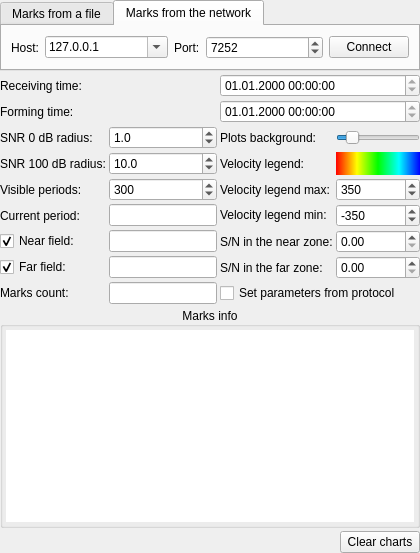
     <widget class="QWidget" name="widget" native="true">
      <layout class="QVBoxLayout" name="verticalLayout_9">
       <property name="spacing">
        <number>3</number>
       </property>
       <property name="leftMargin">
        <number>0</number>
       </property>
       <property name="topMargin">
        <number>0</number>
       </property>
       <property name="rightMargin">
        <number>0</number>
       </property>
       <property name="bottomMargin">
        <number>0</number>
       </property>
       <item>
        <widget class="QTabWidget" name="tabWidget">
         <property name="sizePolicy">
          <sizepolicy hsizetype="Expanding" vsizetype="Maximum">
           <horstretch>0</horstretch>
           <verstretch>0</verstretch>
          </sizepolicy>
         </property>
         <property name="currentIndex">
          <number>1</number>
         </property>
         <widget class="QWidget" name="tab_5">
          <attribute name="title">
           <string>Marks from a file</string>
          </attribute>
          <layout class="QGridLayout" name="gridLayout_2">
           <item row="0" column="0">
            <widget class="QLineEdit" name="fileNameLE"/>
           </item>
           <item row="0" column="1">
            <widget class="QPushButton" name="openPB">
             <property name="focusPolicy">
              <enum>Qt::NoFocus</enum>
             </property>
             <property name="text">
              <string>Open</string>
             </property>
            </widget>
           </item>
          </layout>
         </widget>
         <widget class="QWidget" name="tab_6">
          <attribute name="title">
           <string>Marks from the network</string>
          </attribute>
          <layout class="QHBoxLayout" name="horizontalLayout_7" stretch="0,0,0,2,0">
           <item>
            <widget class="QLabel" name="label_4">
             <property name="sizePolicy">
              <sizepolicy hsizetype="Maximum" vsizetype="Minimum">
               <horstretch>0</horstretch>
               <verstretch>0</verstretch>
              </sizepolicy>
             </property>
             <property name="text">
              <string>Host:</string>
             </property>
            </widget>
           </item>
           <item>
            <widget class="QComboBox" name="hostsList">
             <property name="sizePolicy">
              <sizepolicy hsizetype="Minimum" vsizetype="Fixed">
               <horstretch>0</horstretch>
               <verstretch>0</verstretch>
              </sizepolicy>
             </property>
             <property name="accessibleName">
              <string notr="true"/>
             </property>
             <property name="editable">
              <bool>true</bool>
             </property>
             <item>
              <property name="text">
               <string notr="true">127.0.0.1</string>
              </property>
             </item>
             <item>
              <property name="text">
               <string>192.168.0.101</string>
              </property>
             </item>
             <item>
              <property name="text">
               <string notr="true">192.168.204.101</string>
              </property>
             </item>
            </widget>
           </item>
           <item>
            <widget class="QLabel" name="label_3">
             <property name="sizePolicy">
              <sizepolicy hsizetype="Maximum" vsizetype="Preferred">
               <horstretch>0</horstretch>
               <verstretch>0</verstretch>
              </sizepolicy>
             </property>
             <property name="text">
              <string>Port:</string>
             </property>
            </widget>
           </item>
           <item>
            <widget class="QSpinBox" name="portSB">
             <property name="suffix">
              <string notr="true"/>
             </property>
             <property name="prefix">
              <string notr="true"/>
             </property>
             <property name="maximum">
              <number>10000</number>
             </property>
             <property name="value">
              <number>7252</number>
             </property>
            </widget>
           </item>
           <item>
            <widget class="QPushButton" name="connectPB">
             <property name="focusPolicy">
              <enum>Qt::NoFocus</enum>
             </property>
             <property name="text">
              <string>Connect</string>
             </property>
             <property name="checkable">
              <bool>true</bool>
             </property>
             <property name="autoRepeat">
              <bool>false</bool>
             </property>
            </widget>
           </item>
          </layout>
         </widget>
        </widget>
       </item>
       <item>
        <layout class="QGridLayout" name="gridLayout" rowstretch="0,0,0,0,0,0,0,0,0">
         <property name="spacing">
          <number>3</number>
         </property>
         <item row="2" column="3">
          <widget class="QSlider" name="plotsBackground">
           <property name="sizePolicy">
            <sizepolicy hsizetype="Preferred" vsizetype="Fixed">
             <horstretch>0</horstretch>
             <verstretch>0</verstretch>
            </sizepolicy>
           </property>
           <property name="maximum">
            <number>255</number>
           </property>
           <property name="singleStep">
            <number>5</number>
           </property>
           <property name="value">
            <number>35</number>
           </property>
           <property name="orientation">
            <enum>Qt::Horizontal</enum>
           </property>
          </widget>
         </item>
         <item row="5" column="1">
          <widget class="QLineEdit" name="currentPeriod">
           <property name="sizePolicy">
            <sizepolicy hsizetype="Preferred" vsizetype="Fixed">
             <horstretch>0</horstretch>
             <verstretch>0</verstretch>
            </sizepolicy>
           </property>
           <property name="readOnly">
            <bool>true</bool>
           </property>
          </widget>
         </item>
         <item row="3" column="2">
          <widget class="QLabel" name="label_9">
           <property name="text">
            <string>Velocity legend:</string>
           </property>
          </widget>
         </item>
         <item row="6" column="2">
          <widget class="QLabel" name="label_10">
           <property name="text">
            <string>S/N in the near zone:</string>
           </property>
          </widget>
         </item>
         <item row="7" column="2">
          <widget class="QLabel" name="label_11">
           <property name="text">
            <string>S/N in the far zone:</string>
           </property>
          </widget>
         </item>
         <item row="1" column="2" colspan="2">
          <widget class="QDateTimeEdit" name="formingTime">
           <property name="sizePolicy">
            <sizepolicy hsizetype="Minimum" vsizetype="Fixed">
             <horstretch>0</horstretch>
             <verstretch>0</verstretch>
            </sizepolicy>
           </property>
           <property name="readOnly">
            <bool>true</bool>
           </property>
           <property name="displayFormat">
            <string>dd.MM.yyyy HH:mm:ss</string>
           </property>
          </widget>
         </item>
         <item row="0" column="0" colspan="2">
          <widget class="QLabel" name="label_23">
           <property name="sizePolicy">
            <sizepolicy hsizetype="Maximum" vsizetype="Preferred">
             <horstretch>0</horstretch>
             <verstretch>0</verstretch>
            </sizepolicy>
           </property>
           <property name="text">
            <string>Receiving time:</string>
           </property>
          </widget>
         </item>
         <item row="0" column="2" colspan="2">
          <widget class="QDateTimeEdit" name="receivingTime">
           <property name="sizePolicy">
            <sizepolicy hsizetype="Minimum" vsizetype="Fixed">
             <horstretch>0</horstretch>
             <verstretch>0</verstretch>
            </sizepolicy>
           </property>
           <property name="readOnly">
            <bool>true</bool>
           </property>
           <property name="displayFormat">
            <string>dd.MM.yyyy HH:mm:ss</string>
           </property>
          </widget>
         </item>
         <item row="1" column="0" colspan="2">
          <widget class="QLabel" name="label_21">
           <property name="sizePolicy">
            <sizepolicy hsizetype="Maximum" vsizetype="Preferred">
             <horstretch>0</horstretch>
             <verstretch>0</verstretch>
            </sizepolicy>
           </property>
           <property name="text">
            <string>Forming time:</string>
           </property>
          </widget>
         </item>
         <item row="2" column="1">
          <widget class="QDoubleSpinBox" name="minSnrRadius">
           <property name="sizePolicy">
            <sizepolicy hsizetype="Minimum" vsizetype="Fixed">
             <horstretch>0</horstretch>
             <verstretch>0</verstretch>
            </sizepolicy>
           </property>
           <property name="decimals">
            <number>1</number>
           </property>
           <property name="maximum">
            <double>20.000000000000000</double>
           </property>
           <property name="singleStep">
            <double>0.200000000000000</double>
           </property>
           <property name="value">
            <double>1.000000000000000</double>
           </property>
          </widget>
         </item>
         <item row="2" column="0">
          <widget class="QLabel" name="label_5">
           <property name="sizePolicy">
            <sizepolicy hsizetype="Minimum" vsizetype="Preferred">
             <horstretch>0</horstretch>
             <verstretch>0</verstretch>
            </sizepolicy>
           </property>
           <property name="text">
            <string>SNR 0 dB radius:</string>
           </property>
          </widget>
         </item>
         <item row="3" column="1">
          <widget class="QDoubleSpinBox" name="maxSnrRadius">
           <property name="sizePolicy">
            <sizepolicy hsizetype="Minimum" vsizetype="Fixed">
             <horstretch>0</horstretch>
             <verstretch>0</verstretch>
            </sizepolicy>
           </property>
           <property name="decimals">
            <number>1</number>
           </property>
           <property name="maximum">
            <double>20.000000000000000</double>
           </property>
           <property name="singleStep">
            <double>0.200000000000000</double>
           </property>
           <property name="value">
            <double>10.000000000000000</double>
           </property>
          </widget>
         </item>
         <item row="3" column="0">
          <widget class="QLabel" name="label_7">
           <property name="sizePolicy">
            <sizepolicy hsizetype="Minimum" vsizetype="Preferred">
             <horstretch>0</horstretch>
             <verstretch>0</verstretch>
            </sizepolicy>
           </property>
           <property name="text">
            <string>SNR 100 dB radius:</string>
           </property>
          </widget>
         </item>
         <item row="4" column="1">
          <widget class="QSpinBox" name="visiblePeriods">
           <property name="sizePolicy">
            <sizepolicy hsizetype="Minimum" vsizetype="Fixed">
             <horstretch>0</horstretch>
             <verstretch>0</verstretch>
            </sizepolicy>
           </property>
           <property name="minimum">
            <number>10</number>
           </property>
           <property name="maximum">
            <number>3000</number>
           </property>
           <property name="singleStep">
            <number>10</number>
           </property>
           <property name="value">
            <number>300</number>
           </property>
          </widget>
         </item>
         <item row="4" column="0">
          <widget class="QLabel" name="label_2">
           <property name="text">
            <string>Visible periods:</string>
           </property>
          </widget>
         </item>
         <item row="6" column="1">
          <widget class="QLineEdit" name="nearFieldFrequency">
           <property name="sizePolicy">
            <sizepolicy hsizetype="Minimum" vsizetype="Fixed">
             <horstretch>0</horstretch>
             <verstretch>0</verstretch>
            </sizepolicy>
           </property>
           <property name="readOnly">
            <bool>true</bool>
           </property>
          </widget>
         </item>
         <item row="6" column="0">
          <widget class="QCheckBox" name="nearFieldCheckbox">
           <property name="text">
            <string>Near field:</string>
           </property>
           <property name="checked">
            <bool>true</bool>
           </property>
          </widget>
         </item>
         <item row="7" column="0">
          <widget class="QCheckBox" name="farFieldCheckbox">
           <property name="text">
            <string>Far field:</string>
           </property>
           <property name="checked">
            <bool>true</bool>
           </property>
          </widget>
         </item>
         <item row="7" column="1">
          <widget class="QLineEdit" name="farFieldFrequency">
           <property name="sizePolicy">
            <sizepolicy hsizetype="Minimum" vsizetype="Fixed">
             <horstretch>0</horstretch>
             <verstretch>0</verstretch>
            </sizepolicy>
           </property>
           <property name="readOnly">
            <bool>true</bool>
           </property>
          </widget>
         </item>
         <item row="8" column="1">
          <widget class="QLineEdit" name="marksCount">
           <property name="sizePolicy">
            <sizepolicy hsizetype="Minimum" vsizetype="Fixed">
             <horstretch>0</horstretch>
             <verstretch>0</verstretch>
            </sizepolicy>
           </property>
           <property name="readOnly">
            <bool>true</bool>
           </property>
          </widget>
         </item>
         <item row="8" column="0">
          <widget class="QLabel" name="label_19">
           <property name="sizePolicy">
            <sizepolicy hsizetype="Maximum" vsizetype="Preferred">
             <horstretch>0</horstretch>
             <verstretch>0</verstretch>
            </sizepolicy>
           </property>
           <property name="text">
            <string>Marks count:</string>
           </property>
          </widget>
         </item>
         <item row="5" column="0">
          <widget class="QLabel" name="label_22">
           <property name="sizePolicy">
            <sizepolicy hsizetype="Maximum" vsizetype="Preferred">
             <horstretch>0</horstretch>
             <verstretch>0</verstretch>
            </sizepolicy>
           </property>
           <property name="text">
            <string>Current period:</string>
           </property>
          </widget>
         </item>
         <item row="2" column="2">
          <widget class="QLabel" name="label_8">
           <property name="text">
            <string>Plots background:</string>
           </property>
          </widget>
         </item>
         <item row="3" column="3">
          <widget class="QWidget" name="velocityLegend" native="true">
           <property name="sizePolicy">
            <sizepolicy hsizetype="Minimum" vsizetype="Preferred">
             <horstretch>0</horstretch>
             <verstretch>0</verstretch>
            </sizepolicy>
           </property>
           <property name="styleSheet">
            <string notr="true">background-color: qlineargradient(spread:pad, x1:0, y1:0, x2:1, y2:0, stop:0 rgba(255, 0, 0, 255), stop:0.25 rgba(255, 255, 0, 255), stop:0.5 rgba(0, 255, 0, 255), stop:0.75 rgba(0, 255, 255, 255), stop:1 rgba(0, 0, 255, 255));</string>
           </property>
          </widget>
         </item>
         <item row="4" column="3">
          <widget class="QSpinBox" name="velocityLegendMax">
           <property name="minimum">
            <number>0</number>
           </property>
           <property name="maximum">
            <number>500</number>
           </property>
           <property name="singleStep">
            <number>5</number>
           </property>
           <property name="value">
            <number>350</number>
           </property>
          </widget>
         </item>
         <item row="5" column="3">
          <widget class="QSpinBox" name="velocityLegendMin">
           <property name="enabled">
            <bool>true</bool>
           </property>
           <property name="minimum">
            <number>-500</number>
           </property>
           <property name="maximum">
            <number>0</number>
           </property>
           <property name="singleStep">
            <number>5</number>
           </property>
           <property name="value">
            <number>-350</number>
           </property>
          </widget>
         </item>
         <item row="8" column="2" colspan="2">
          <widget class="QCheckBox" name="protocolCB">
           <property name="text">
            <string>Set parameters from protocol</string>
           </property>
          </widget>
         </item>
         <item row="5" column="2">
          <widget class="QLabel" name="label_6">
           <property name="focusPolicy">
            <enum>Qt::TabFocus</enum>
           </property>
           <property name="text">
            <string>Velocity legend min:</string>
           </property>
          </widget>
         </item>
         <item row="4" column="2">
          <widget class="QLabel" name="label">
           <property name="text">
            <string>Velocity legend max:</string>
           </property>
          </widget>
         </item>
         <item row="6" column="3">
          <widget class="QDoubleSpinBox" name="snNearZoneDSB">
           <property name="singleStep">
            <double>0.010000000000000</double>
           </property>
           <property name="value">
            <double>0.000000000000000</double>
           </property>
          </widget>
         </item>
         <item row="7" column="3">
          <widget class="QDoubleSpinBox" name="snFarZoneDSB">
           <property name="singleStep">
            <double>0.010000000000000</double>
           </property>
          </widget>
         </item>
        </layout>
       </item>
       <item>
        <widget class="QGroupBox" name="infoGroup">
         <property name="font">
          <font>
           <weight>50</weight>
           <bold>false</bold>
          </font>
         </property>
         <property name="title">
          <string>Marks info</string>
         </property>
         <property name="alignment">
          <set>Qt::AlignCenter</set>
         </property>
         <layout class="QHBoxLayout" name="horizontalLayout_27">
          <property name="spacing">
           <number>5</number>
          </property>
          <property name="leftMargin">
           <number>3</number>
          </property>
          <property name="topMargin">
           <number>3</number>
          </property>
          <property name="rightMargin">
           <number>3</number>
          </property>
          <property name="bottomMargin">
           <number>3</number>
          </property>
          <item>
           <widget class="QTableView" name="infoTableView">
            <property name="focusPolicy">
             <enum>Qt::NoFocus</enum>
            </property>
            <property name="frameShape">
             <enum>QFrame::NoFrame</enum>
            </property>
           </widget>
          </item>
         </layout>
        </widget>
       </item>
       <item>
        <layout class="QHBoxLayout" name="horizontalLayout">
         <item>
          <spacer name="horizontalSpacer_5">
           <property name="orientation">
            <enum>Qt::Horizontal</enum>
           </property>
           <property name="sizeHint" stdset="0">
            <size>
             <width>40</width>
             <height>20</height>
            </size>
           </property>
          </spacer>
         </item>
         <item>
          <widget class="QPushButton" name="clearWidgetsPB">
           <property name="focusPolicy">
            <enum>Qt::NoFocus</enum>
           </property>
           <property name="text">
            <string>Сlear charts</string>
           </property>
          </widget>
         </item>
        </layout>
       </item>
      </layout>
     </widget>
